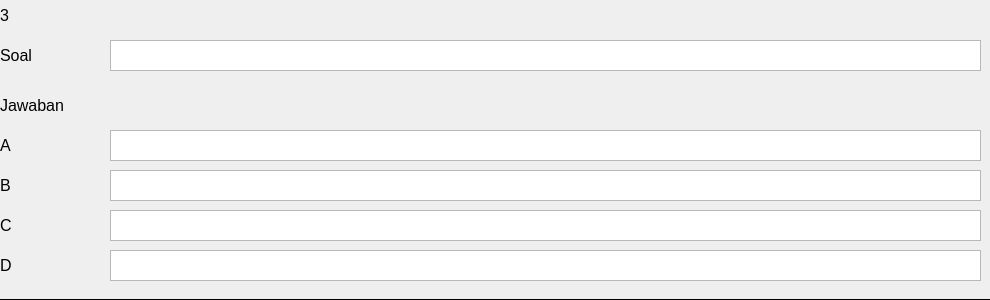
          <widget class="QWidget" name="widget_3" native="true">
           <property name="minimumSize">
            <size>
             <width>0</width>
             <height>300</height>
            </size>
           </property>
           <property name="styleSheet">
            <string notr="true">border-bottom: 1px solid black;</string>
           </property>
           <widget class="QLabel" name="label_36">
            <property name="geometry">
             <rect>
              <x>0</x>
              <y>170</y>
              <width>101</width>
              <height>31</height>
             </rect>
            </property>
            <property name="font">
             <font>
              <pointsize>12</pointsize>
             </font>
            </property>
            <property name="text">
             <string>B</string>
            </property>
           </widget>
           <widget class="QLabel" name="label_37">
            <property name="geometry">
             <rect>
              <x>0</x>
              <y>210</y>
              <width>101</width>
              <height>31</height>
             </rect>
            </property>
            <property name="font">
             <font>
              <pointsize>12</pointsize>
             </font>
            </property>
            <property name="text">
             <string>C</string>
            </property>
           </widget>
           <widget class="QLabel" name="label_38">
            <property name="geometry">
             <rect>
              <x>0</x>
              <y>40</y>
              <width>101</width>
              <height>31</height>
             </rect>
            </property>
            <property name="font">
             <font>
              <pointsize>12</pointsize>
             </font>
            </property>
            <property name="text">
             <string>Soal</string>
            </property>
           </widget>
           <widget class="QLabel" name="label_39">
            <property name="geometry">
             <rect>
              <x>0</x>
              <y>90</y>
              <width>101</width>
              <height>31</height>
             </rect>
            </property>
            <property name="font">
             <font>
              <pointsize>12</pointsize>
             </font>
            </property>
            <property name="text">
             <string>Jawaban</string>
            </property>
           </widget>
           <widget class="QLabel" name="label_40">
            <property name="geometry">
             <rect>
              <x>0</x>
              <y>130</y>
              <width>101</width>
              <height>31</height>
             </rect>
            </property>
            <property name="font">
             <font>
              <pointsize>12</pointsize>
             </font>
            </property>
            <property name="text">
             <string>A</string>
            </property>
           </widget>
           <widget class="QTextEdit" name="jawaban1_2">
            <property name="geometry">
             <rect>
              <x>110</x>
              <y>130</y>
              <width>871</width>
              <height>31</height>
             </rect>
            </property>
           </widget>
           <widget class="QTextEdit" name="textEdit_27">
            <property name="geometry">
             <rect>
              <x>110</x>
              <y>170</y>
              <width>871</width>
              <height>31</height>
             </rect>
            </property>
           </widget>
           <widget class="QLabel" name="label_41">
            <property name="geometry">
             <rect>
              <x>0</x>
              <y>250</y>
              <width>101</width>
              <height>31</height>
             </rect>
            </property>
            <property name="font">
             <font>
              <pointsize>12</pointsize>
             </font>
            </property>
            <property name="text">
             <string>D</string>
            </property>
           </widget>
           <widget class="QTextEdit" name="textEdit_28">
            <property name="geometry">
             <rect>
              <x>110</x>
              <y>210</y>
              <width>871</width>
              <height>31</height>
             </rect>
            </property>
           </widget>
           <widget class="QTextEdit" name="textEdit_29">
            <property name="geometry">
             <rect>
              <x>110</x>
              <y>250</y>
              <width>871</width>
              <height>31</height>
             </rect>
            </property>
           </widget>
           <widget class="QTextEdit" name="textEdit_30">
            <property name="geometry">
             <rect>
              <x>110</x>
              <y>40</y>
              <width>871</width>
              <height>31</height>
             </rect>
            </property>
           </widget>
           <widget class="QLabel" name="label_42">
            <property name="geometry">
             <rect>
              <x>0</x>
              <y>0</y>
              <width>51</width>
              <height>31</height>
             </rect>
            </property>
            <property name="font">
             <font>
              <pointsize>12</pointsize>
             </font>
            </property>
            <property name="text">
             <string>3</string>
            </property>
           </widget>
          </widget>
